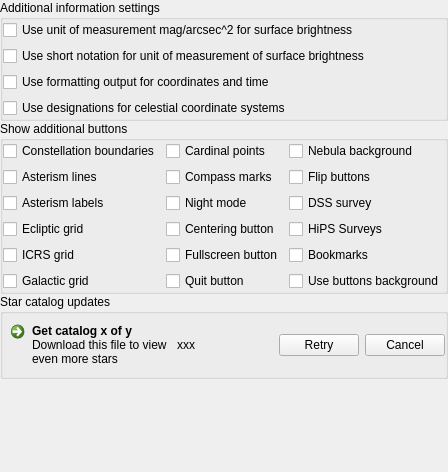
        <widget class="QWidget" name="page_Extras">
         <layout class="QGridLayout" name="gridLayoutExtras">
          <property name="leftMargin">
           <number>0</number>
          </property>
          <property name="topMargin">
           <number>0</number>
          </property>
          <property name="rightMargin">
           <number>0</number>
          </property>
          <property name="bottomMargin">
           <number>0</number>
          </property>
          <property name="spacing">
           <number>0</number>
          </property>
          <item row="1" column="0" colspan="2">
           <widget class="QGroupBox" name="groupBoxAdditionalButtons">
            <property name="title">
             <string>Show additional buttons</string>
            </property>
            <layout class="QGridLayout" name="gridLayoutAdditionalButtons">
             <property name="leftMargin">
              <number>0</number>
             </property>
             <property name="topMargin">
              <number>0</number>
             </property>
             <property name="rightMargin">
              <number>0</number>
             </property>
             <property name="bottomMargin">
              <number>0</number>
             </property>
             <item row="4" column="2">
              <widget class="QCheckBox" name="showHipsButtonCheckBox">
               <property name="toolTip">
                <string>Toggle display of the button for the HiPS Surveys. Select a survey in the View settings.</string>
               </property>
               <property name="text">
                <string>HiPS Surveys</string>
               </property>
              </widget>
             </item>
             <item row="2" column="0">
              <widget class="QCheckBox" name="showAsterismLinesButtonCheckBox">
               <property name="text">
                <string>Asterism lines</string>
               </property>
              </widget>
             </item>
             <item row="5" column="0">
              <widget class="QCheckBox" name="showICRSGridButtonCheckBox">
               <property name="toolTip">
                <string>A button to toggle equatorial J2000 grid</string>
               </property>
               <property name="text">
                <string>ICRS grid</string>
               </property>
              </widget>
             </item>
             <item row="2" column="2">
              <widget class="QCheckBox" name="showFlipButtonsCheckbox">
               <property name="toolTip">
                <string>Toggle vertical and horizontal image flip buttons.</string>
               </property>
               <property name="text">
                <string>Flip buttons</string>
               </property>
              </widget>
             </item>
             <item row="6" column="0">
              <widget class="QCheckBox" name="showGalacticGridButtonCheckBox">
               <property name="toolTip">
                <string>A button to toggle galactic grid</string>
               </property>
               <property name="text">
                <string>Galactic grid</string>
               </property>
              </widget>
             </item>
             <item row="3" column="2">
              <widget class="QCheckBox" name="showDSSButtonCheckbox">
               <property name="toolTip">
                <string>Toggle display of the button for the Digitized Sky Survey.</string>
               </property>
               <property name="text">
                <string>DSS survey</string>
               </property>
              </widget>
             </item>
             <item row="4" column="0">
              <widget class="QCheckBox" name="showEclipticGridButtonCheckBox">
               <property name="toolTip">
                <string>A button to toggle ecliptic grid of date</string>
               </property>
               <property name="text">
                <string>Ecliptic grid</string>
               </property>
              </widget>
             </item>
             <item row="1" column="2">
              <widget class="QCheckBox" name="showNebulaBgButtonCheckbox">
               <property name="toolTip">
                <string>Toggle display of nebula images.</string>
               </property>
               <property name="text">
                <string>Nebula background</string>
               </property>
              </widget>
             </item>
             <item row="1" column="0">
              <widget class="QCheckBox" name="showConstellationBoundariesButtonCheckBox">
               <property name="text">
                <string>Constellation boundaries</string>
               </property>
              </widget>
             </item>
             <item row="5" column="2">
              <widget class="QCheckBox" name="showBookmarksButtonCheckBox">
               <property name="toolTip">
                <string>Enable a feature to store favorite views.</string>
               </property>
               <property name="text">
                <string>Bookmarks</string>
               </property>
              </widget>
             </item>
             <item row="3" column="0">
              <widget class="QCheckBox" name="showAsterismLabelsButtonCheckBox">
               <property name="text">
                <string>Asterism labels</string>
               </property>
              </widget>
             </item>
             <item row="6" column="2">
              <widget class="QCheckBox" name="useButtonsBackgroundCheckBox">
               <property name="toolTip">
                <string>Toggle the usage of background under GUI buttons</string>
               </property>
               <property name="text">
                <string>Use buttons background</string>
               </property>
              </widget>
             </item>
             <item row="6" column="1">
              <widget class="QCheckBox" name="showQuitButtonCheckBox">
               <property name="toolTip">
                <string>Show button in addition to keyboard shortcut?</string>
               </property>
               <property name="text">
                <string>Quit button</string>
               </property>
              </widget>
             </item>
             <item row="1" column="1">
              <widget class="QCheckBox" name="showCardinalButtonCheckBox">
               <property name="toolTip">
                <string>Show button in addition to keyboard shortcut?</string>
               </property>
               <property name="text">
                <string>Cardinal points</string>
               </property>
              </widget>
             </item>
             <item row="5" column="1">
              <widget class="QCheckBox" name="showFullscreenButtonCheckBox">
               <property name="toolTip">
                <string>Show button in addition to keyboard shortcut?</string>
               </property>
               <property name="text">
                <string>Fullscreen button</string>
               </property>
              </widget>
             </item>
             <item row="4" column="1">
              <widget class="QCheckBox" name="showGotoSelectedButtonCheckBox">
               <property name="toolTip">
                <string>Show button in addition to keyboard shortcut?</string>
               </property>
               <property name="text">
                <string>Centering button</string>
               </property>
              </widget>
             </item>
             <item row="3" column="1">
              <widget class="QCheckBox" name="showNightmodeButtonCheckBox">
               <property name="toolTip">
                <string>Show button in addition to keyboard shortcut?</string>
               </property>
               <property name="text">
                <string>Night mode</string>
               </property>
              </widget>
             </item>
             <item row="2" column="1">
              <widget class="QCheckBox" name="showCompassButtonCheckBox">
               <property name="toolTip">
                <string>Show button in addition to keyboard shortcut?</string>
               </property>
               <property name="text">
                <string>Compass marks</string>
               </property>
              </widget>
             </item>
            </layout>
           </widget>
          </item>
          <item row="2" column="0" rowspan="2" colspan="2">
           <widget class="QGroupBox" name="contentBox">
            <property name="title">
             <string>Star catalog updates</string>
            </property>
            <layout class="QHBoxLayout" name="horizontalLayout">
             <property name="leftMargin">
              <number>0</number>
             </property>
             <property name="topMargin">
              <number>0</number>
             </property>
             <property name="rightMargin">
              <number>0</number>
             </property>
             <property name="bottomMargin">
              <number>0</number>
             </property>
             <item>
              <widget class="QCommandLinkButton" name="getStarsButton">
               <property name="sizePolicy">
                <sizepolicy hsizetype="Preferred" vsizetype="Fixed">
                 <horstretch>0</horstretch>
                 <verstretch>0</verstretch>
                </sizepolicy>
               </property>
               <property name="toolTip">
                <string>Click here to start downloading</string>
               </property>
               <property name="text">
                <string notr="true">Get catalog x of y</string>
               </property>
               <property name="icon">
                <iconset resource="../../data/gui/guiRes.qrc">
                 <normaloff>:/graphicGui/uibtDownload.png</normaloff>:/graphicGui/uibtDownload.png</iconset>
               </property>
               <property name="iconSize">
                <size>
                 <width>24</width>
                 <height>24</height>
                </size>
               </property>
               <property name="description">
                <string>Download this file to view even more stars</string>
               </property>
              </widget>
             </item>
             <item>
              <widget class="QLabel" name="downloadLabel">
               <property name="text">
                <string notr="true">xxx</string>
               </property>
              </widget>
             </item>
             <item>
              <spacer name="horizontalSpacer_5">
               <property name="orientation">
                <enum>Qt::Horizontal</enum>
               </property>
               <property name="sizeHint" stdset="0">
                <size>
                 <width>40</width>
                 <height>20</height>
                </size>
               </property>
              </spacer>
             </item>
             <item>
              <widget class="QPushButton" name="downloadRetryButton">
               <property name="toolTip">
                <string>Restart the download</string>
               </property>
               <property name="text">
                <string>Retry</string>
               </property>
              </widget>
             </item>
             <item>
              <widget class="QPushButton" name="downloadCancelButton">
               <property name="toolTip">
                <string>Stop the download. You can always restart it later</string>
               </property>
               <property name="text">
                <string>Cancel</string>
               </property>
              </widget>
             </item>
            </layout>
           </widget>
          </item>
          <item row="0" column="0" colspan="2">
           <widget class="QGroupBox" name="groupBoxAdditionalSettings">
            <property name="title">
             <string>Additional information settings</string>
            </property>
            <layout class="QGridLayout" name="gridLayoutAdditionalSettings">
             <property name="leftMargin">
              <number>0</number>
             </property>
             <property name="topMargin">
              <number>0</number>
             </property>
             <property name="rightMargin">
              <number>0</number>
             </property>
             <property name="bottomMargin">
              <number>0</number>
             </property>
             <item row="1" column="0">
              <widget class="QCheckBox" name="checkBoxUMShortNotationSurfaceBrightness">
               <property name="text">
                <string>Use short notation for unit of measurement of surface brightness</string>
               </property>
              </widget>
             </item>
             <item row="0" column="0">
              <widget class="QCheckBox" name="checkBoxUMSurfaceBrightness">
               <property name="text">
                <string>Use unit of measurement mag/arcsec^2 for surface brightness</string>
               </property>
              </widget>
             </item>
             <item row="2" column="0">
              <widget class="QCheckBox" name="checkBoxUseFormattingOutput">
               <property name="text">
                <string>Use formatting output for coordinates and time</string>
               </property>
              </widget>
             </item>
             <item row="3" column="0">
              <widget class="QCheckBox" name="checkBoxUseCCSDesignations">
               <property name="text">
                <string>Use designations for celestial coordinate systems</string>
               </property>
              </widget>
             </item>
            </layout>
           </widget>
          </item>
          <item row="4" column="0">
           <spacer name="verticalSpacer_3">
            <property name="orientation">
             <enum>Qt::Vertical</enum>
            </property>
            <property name="sizeHint" stdset="0">
             <size>
              <width>20</width>
              <height>93</height>
             </size>
            </property>
           </spacer>
          </item>
         </layout>
        </widget>
